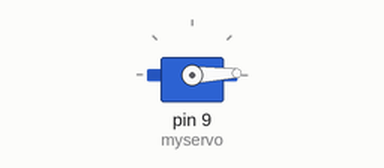
A sketch run on a simulated Arduino Uno, built with avr-gcc and run on an emulated ATmega328P. Shown: servo.

Above: at 0.05 s.
At 1.75 s:
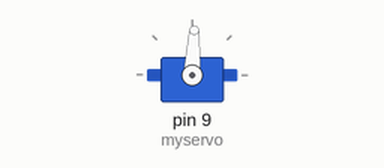
At 3.45 s:
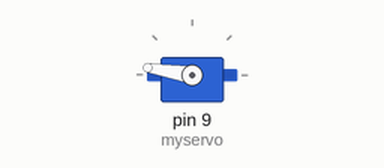
At 6.9 s:
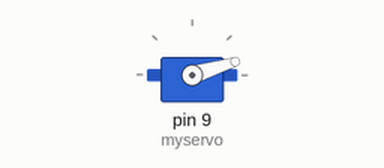
Timing chart, 0 to 9.4 s (numbered marks = the images above):
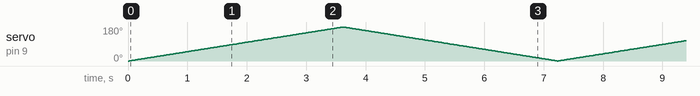

The sketch:

Sample_Servo.ino
```cpp
/*
  Sample servo sketch
  Controlling the position of a servo
 */

#include <Servo.h>

Servo myservo;  //create servo object to control a servo

int angle = 0;  //varable stores the servo position

void setup()
{
  myservo.attach(9,380,2220);  //attaches the servo on pin 9 to the servo object
  //leg 3 start position, leg 2 center
  //min pos. - 380, max pos. - 2220:  180 deg rotation
}

void loop()
{
  for(angle = 0; angle < 180; angle += 1)  //goes from 0 degrees to 180 degrees
  {                                        //in steps of 1 degree
    myservo.write(angle);   //tell servo to go to position in variable 'angle'
    delay(20);              //wait 20ms between servo commands
  }
  for(angle = 180; angle >= 1; angle -= 1) ////goes from 180 degrees to 0 degrees
  {
    myservo.write(angle);  //move servo in oposite direction
    delay(20);             //waits 20ms between servo commands
  }
}
```
